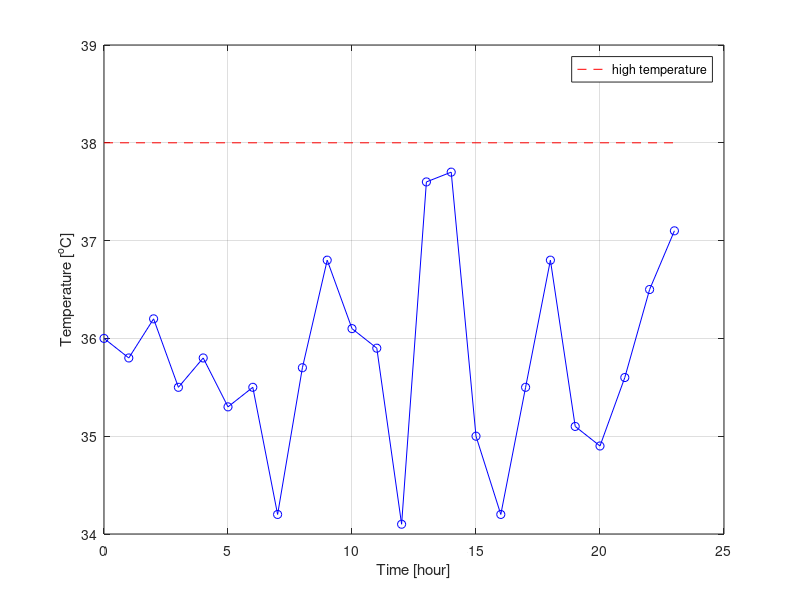
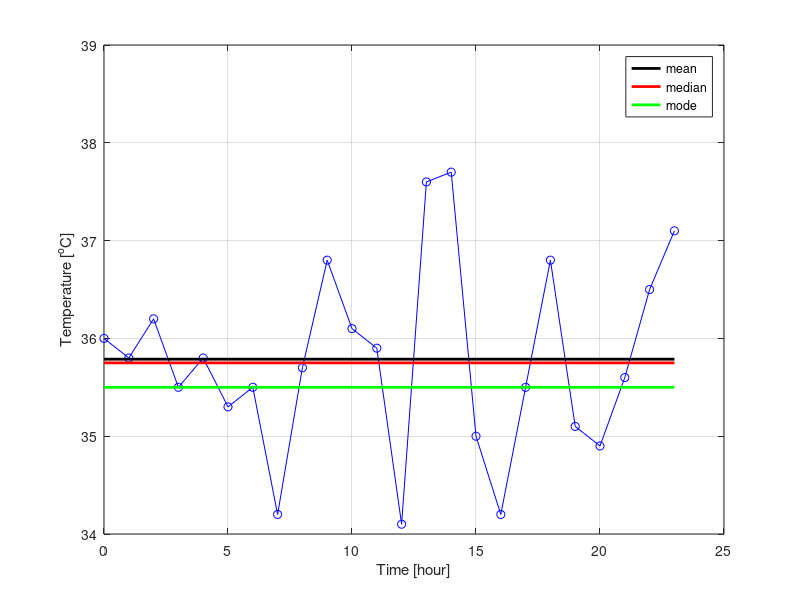
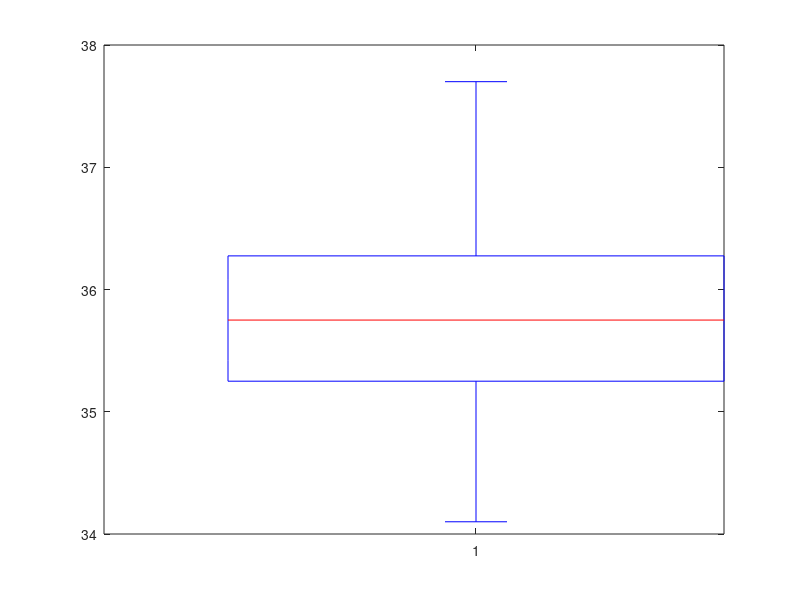

These figures' MATLAB source, in order: (Note: this script raises an error after producing the figures.)
%% load recorded data
time        = 0:23; %[hour] 24-hour clock
temperature = [36 35.8 36.2 35.5 35.8 35.3 35.5 34.2 35.7 36.8 36.1 35.9 ...
               34.1 37.6 37.7 35 34.2 35.5 36.8 35.1 34.9 35.6 36.5 37.1]; %[degree Celsius] day1

%% section "A plot and a table"
figure;
h1 = plot(time,temperature,'bo-'); hold on;
h2 = plot([0 23],38*[1 1],'r--', 'displayname','high temperature');
xlabel('Time [hour]')
ylabel('Temperature [^oC]')
grid on;
ylim([34 39]);
legend(h2, 'location','northeast');

%% section "Maximum, minimum and range"
max(temperature)
min(temperature)
range(temperature)

%% section "Mean, median, mode"
mean(temperature)
sort(temperature)
median(temperature)
mode(temperature)

%% section "Mean, median, mode: visualization"
figure;
h1 = plot(time,temperature,'bo-', 'displayname',''); hold on;
h2 = plot([0 23],mean(temperature)*[1 1],'k-', 'linewidth',2, 'displayname','mean');
h3 = plot([0 23],median(temperature)*[1 1],'r-', 'linewidth',2, 'displayname','median');
h4 = plot([0 23],mode(temperature)*[1 1],'g-', 'linewidth',2, 'displayname','mode');
xlabel('Time [hour]');
ylabel('Temperature [^oC]');
grid on;
ylim([34 39]);
legend([h2 h3 h4]); 


%% section "Boxplot"
figure;
h = boxplot(temperature);
set(h,{'linew'},{2}); 
grid on;
ylabel('Temperature [^oC]');
ylim([34 39]);
xlabel('Day');

%% section "Variance, standard deviation"
figure;
h1 = plot(time,temperature,'bo-', 'displayname','data x'); hold on;
h2 = plot([0 23],mean(temperature)*[1 1],'k-', 'linewidth',2, 'displayname',['mean \mu=',num2str(mean(temperature),"%.1f")]);
h3 = plot([0 23],mean(temperature)+std(temperature)*[1 1],'k--', 'linewidth',2, 'displayname',['\mu+\sigma=',num2str(mean(temperature)+std(temperature),"%.1f")]);
h4 = plot([0 23],mean(temperature)-std(temperature)*[1 1],'--', 'color',.7*[1 1 1], 'linewidth',2, 'displayname',['\mu-\sigma=',num2str(mean(temperature)-std(temperature),"%.1f")]);
xlabel('Time [hour]');
ylabel('Temperature [^oC]');
grid on;
ylim([34 39]);
legend([h1 h2 h3 h4]);

%% section "Variance, standard deviation: usage"
x = temperature;
mu = mean(temperature);
y = mu + .5*(x-mu); %[degree Celsius]

figure;
h1 = plot(time,y,'bo-', 'displayname','data y'); hold on;
h2 = plot([0 23],mean(y)*[1 1],'k-', 'linewidth',2, 'displayname',['mean \mu=',num2str(mean(y),"%.1f")]);
h3 = plot([0 23],mean(y)+std(y)*[1 1],'k--', 'linewidth',2, 'displayname',['\mu+\sigma_y=',num2str(mean(y)+std(y),"%.1f")]);
h4 = plot([0 23],mean(y)-std(y)*[1 1],'--', 'color',.7*[1 1 1], 'linewidth',2, 'displayname',['\mu-\sigma_y=',num2str(mean(y)-std(y),"%.1f")]);
xlabel('Time [hour]');
ylabel('Temperature [^oC]');
grid on;
ylim([34 39]);
legend([h1 h2 h3 h4]);

%% section "The histogram"
x = temperature;

figure;
h1 = plot(time,temperature,'bo-', 'displayname','data x'); hold on;
xlabel('Time [hour]');
ylabel('Temperature [^oC]');
grid on;
ylim([34 39]);
legend(h1);

f=figure;
set(f,'position',[609 342 439 420])
nbins = 6; %choose
hist(x,nbins);
xlim([34 39]);
set(gca,'xdir','reverse'); %alternatively use GUI: right click on the axes of the figure> Open Property Inspector > Rulers > XDir > reverse
xlabel('Temperature [^oC]')
ylabel('Number of points')
grid on;
legend(['nbins=',num2str(nbins,"%d")], 'location','northwest');

%% section "Probability distribution (PDF)"
%choose
x = linspace(34,39,1e2);
mu = min(x) + range(x)/2;
sigma = 1;

%consequence
y = exp(-.5*power((x-mu)/sigma,2))/(sigma*sqrt(2*pi));

f = figure;
f.Position=[f.Position(1:2) 238*ones(1,2)];
plot(x,y); grid on;
set(gca,'xdir','reverse'); %alternatively use GUI: right click on the axes of the figure> Open Property Inspector > Rulers > XDir > reverse
xlabel('Temperature x [^oC]');
ylabel("P(x)");
title("PDF: Normal distribution");
axis tight; 

%% slide "Normal distribution"
x = linspace(-5,5,1e2);
mu=0; %choose
sigma=0.6; %choose

%def
normpdf1 = @(x,mu,sigma)normpdf(x,mu,sigma)/sigma; % there seems to be a bug in matlab's normpdf as it does not scale right this distribution 

figure;

%define display name
dispName = []; %ini
if (isequal(mu,0) && isequal(sigma,1)) 
    dispName = ['Standard normal'];
else
    dispName = ['Normal']; 
end
dispName = [dispName, ',\newline{} \mu=',num2str(mu,"%.1f"),' (mean),\newline{} \sigma=',num2str(sigma,"%.1f"), ' (std dev)']

plot(x,normpdf1(x,mu,sigma), 'linewidth',2, 'displayname',dispName); hold on;
grid on;
xlabel('x'); ylabel('P(x)');
title("PDF");
legend('show', 'location','northwest');
ylim([0 .4])

%% slide "Student's t-distribution"
figure;
nu_dof = 5; %choose
plot(x,tpdf(x,nu_dof), 'linewidth',2, 'displayname',['Student`s t, \nu=',num2str(nu_dof,"%d"),' (dof)']); hold on;
grid on;
xlabel('x'); ylabel('P(x)');
%title("Probability distributions (PDFs)");
legend('show');
ylim([0 .42]);


figure;
%nu_dof=1; h1 = plot(x,tpdf(x,nu_dof), 'linewidth',2, 'displayname',['Student`s t, \nu=',num2str(nu_dof,"%d"),' (dof)']); hold on;
%nu_dof=3; h2 = plot(x,tpdf(x,nu_dof), 'linewidth',2, 'displayname',['Student`s t, \nu=',num2str(nu_dof,"%d"),' (dof)']); hold on;
nu_dof=5; h3 = plot(x,tpdf(x,nu_dof), 'linewidth',2, 'displayname',['Student`s t, \nu=',num2str(nu_dof,"%d"),' (dof)']); hold on;
%          h4 = plot(x,normpdf1(x,0.,1.),'k-', 'linewidth',2, 'displayname',['Normal,\newline{} \mu=',num2str(mu,"%.1f"),' (mean),\newline{} \sigma=',num2str(sigma,"%.1f"), ' (std dev)']); hold on;
grid on;
xlabel('x'); ylabel('P(x)');
%title("Probability distributions (PDFs)");
legend([h1 h2 h3 h4]);
ylim([0 .42]);



%% slide "\chi^2 distribution"
x = linspace(-5,5,1e3); %choose

mu = 0; %mean
sigma = 1;
y_npdf = normpdf1(x,mu,sigma);

nu_dof = 3; %choose
y_tpdf = tpdf(x,nu_dof);

k_dof = 2.1;
y_chiSqpdf = chi2pdf(x,k_dof);

%%%% compared study of multiple distributions
figure;
plot(x,y_npdf, 'linewidth',2, 'displayname',['Standard Normal,\newline{} \mu=',num2str(mu,"%.1f"),' (mean),\newline{} \sigma=',num2str(sigma,"%.1f"), ' (std dev)']); hold on;
plot(x,y_tpdf, 'linewidth',2, 'displayname',['Student''s t, \nu=',num2str(nu_dof,"%d"),' (dof)']); hold on;
plot(x,y_chiSqpdf, 'linewidth',2, 'displayname',['\chi^2, k=',num2str(k_dof,"%.2f"),' (dof)']); hold on;
grid on;
xlabel('x'); ylabel('P(x)');
title("Probability distributions (PDFs)");
legend('show');
axis([min(x) max(x) 0 .45]);


%%%% study parameter variation: k (dof)
figure;
k_dof = 2.1; y_chiSqpdf = chi2pdf(x,k_dof);
plot(x,y_chiSqpdf, 'linewidth',2, 'displayname',['\chi^2, k=',num2str(k_dof,"%.2f"),' (dof)']); hold on;
%  k_dof = 2.3; y_chiSqpdf = chi2pdf(x,k_dof);
%  plot(x,y_chiSqpdf, 'linewidth',2, 'displayname',['\chi^2, k=',num2str(k_dof,"%.2f"),' (dof)']); hold on;
% k_dof = 2.7; y_chiSqpdf = chi2pdf(x,k_dof);
% plot(x,y_chiSqpdf, 'linewidth',2, 'displayname',['\chi^2, k=',num2str(k_dof,"%.2f"),' (dof)']); hold on;
title("Probability distributions (PDFs)");
grid on;
xlabel('x'); ylabel('P(x)');
legend('show');
axis([min(x) max(x) 0 .45]);

%% F distribution
x = linspace(1e-7,5,1e3); %choose

figure;
% k1_dof = 2.1; k2_dof = k1_dof; y_Fpdf = fpdf(x,k1_dof,k2_dof);
% plot(x,y_Fpdf, 'linewidth',2, 'displayname',['F, k_1=k_2=',num2str(k1_dof,"%.2f"), ' (dof)' ]); hold on;
%  k1_dof = 2.7; k2_dof = k1_dof; y_Fpdf = fpdf(x,k1_dof,k2_dof);
%  plot(x,y_Fpdf, 'linewidth',2, 'displayname',['F, k_1=k_2=',num2str(k1_dof,"%.2f"),' (dof)' ]); 
% k1_dof = 5; k2_dof = k1_dof; y_Fpdf = fpdf(x,k1_dof,k2_dof);
% plot(x,y_Fpdf, 'linewidth',2, 'displayname',['F, k_1=k_2=',num2str(k1_dof,"%.2f"),' (dof)' ]); 
 k1_dof = 10; k2_dof = k1_dof; y_Fpdf = fpdf(x,k1_dof,k2_dof);
 plot(x,y_Fpdf, 'linewidth',2, 'displayname',['F, k_1=k_2=',num2str(k1_dof,"%.2f"),' (dof)' ]); 
k1_dof = 15; k2_dof = k1_dof; y_Fpdf = fpdf(x,k1_dof,k2_dof);
plot(x,y_Fpdf, 'linewidth',2, 'displayname',['F, k_1=k_2=',num2str(k1_dof,"%.2f"),' (dof)' ]); 
grid on;
title("Probability distributions (PDFs)");
xlabel('x'); ylabel('P(x)');
legend('show');
xlim([-.1 max(x)]);
ylim([0 .9]);

%% slide "Correlation"
x1 = temperature; %[degree Celsius]

rng(22); %fix random seed for repeatability purpose 
x2 = x1 + randn(size(x1)); %[degree Celsius]

figure;
h1 = plot(time,x1,'bo-', 'linewidth',2, 'displayname','day1: data x_1'); hold on;
h2 = plot(time,x2,'mo-', 'linewidth',2, 'displayname','day2: data x_2');
xlabel('Time [hour]');
ylabel('Temperature [^oC]');
grid on;
ylim([34 39]);
legend('show', 'location','northwest');

figure;
plot(x1(1:end),x2(1:end),'bo', 'linewidth',2, 'displayname','(x_1,x_2) exp data'); grid on; 
xlabel('x_1 [^oC]');
ylabel('x_2 [^oC]');
axis equal; 
xlim([34 39]);
ylim([34 39]);

%% slide "Simple linear regression"

%%%% Least squares problem: X2 = XX1*theta, where XX1 is a matrix and X2 a vector of lumped measurements; theta=[b;a] is the vector of parameters defining the simple linear regression line x2=a*x1+b; a is the slope and b is the intercept 
X2  = []; %ini
XX1 = []; %ini

for idx=1:length(x1)
    X2  = [X2; ...
           x2(idx)];
    XX1 = [XX1; ...
           x1(idx) 1];
end

theta = (transpose(XX1)*XX1)\(transpose(XX1)*X2)
a = theta(1); %slope 
b = theta(2); %intercept

figure;
plot(x1(1:end),x2(1:end),'bo', 'linewidth',2, 'displayname','(x_1,x_2) exp data'); hold on;  
v = [min(x1) max(x1)];
plot(v,a*v+b,'b-', 'linewidth',2, 'displayname',''); %regression line
grid on;
xlabel('x_1 [^oC]');
ylabel('x_2 [^oC]');
axis equal; 
xlim([33 39]);
ylim([33 39]);

%wip: CI

%% slide "Time series"
%%%% histogram corresponding to gamma=2
f=figure;
set(f,'position',[609 342 439 420])
nbins = 6; %choose
hist(x2,nbins) ;
xlim([34 39]);
set(gca,'xdir','reverse'); %alternatively use GUI: right click on the axes of the figure> Open Property Inspector > Rulers > XDir > reverse
xlabel('Temperature [^oC]')
ylabel('Number of points')
grid on;
legend(['nbins=',num2str(nbins,"%d")], 'location','northwest');

%%%% histogram corresponding to time=2:00
gamma_max = 30;
x2D = [x1; ...
       x2; ...
       ones(gamma_max,1).*x + randn(gamma_max,length(x1))] ; %multivariate time series 

f=figure;
set(f,'position',[609 342 439 420])
nbins = 6; %choose
k = 3; %choose
hist(x2D(:,k),nbins);
xlim([34 39]);
%set(gca,'xdir','reverse'); %alternatively use GUI: right click on the axes of the figure> Open Property Inspector > Rulers > XDir > reverse
xlabel('Temperature [^oC]')
ylabel('Number of points')
grid on;
legend(['nbins=',num2str(nbins,"%d")], 'location','northwest');

%%
